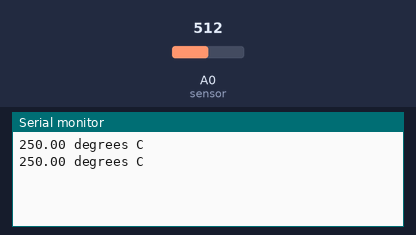
Bench run of a sketch on a simulated Arduino Uno, built with avr-gcc and run on an emulated ATmega328P. Shown: the last lines printed to the serial monitor. The test bench sets the inputs (shaded band); at power-on: A0 (sensor) = 512.

Above: at 5.8 s.
5.9 s: A0 (sensor) set to 716
At 10.5 s:
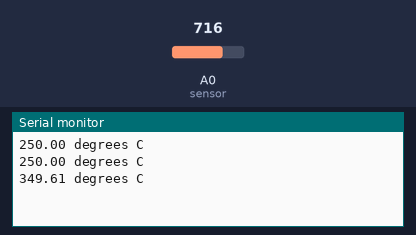
11.9 s: A0 (sensor) set to 900
At 15.6 s:
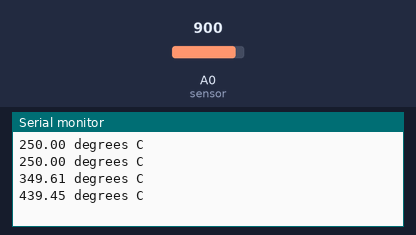
Timing chart, 0 to 17.1 s (numbered marks = the images above; inputs shaded):
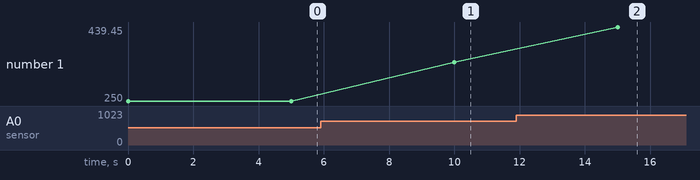

Measured:
- after the input at 5.9 s, the serial monitor: prints a new line after 4.1 s (image 1)
- after the input at 11.9 s, the serial monitor: prints a new line after 3.1 s (image 2)
- plotted number 1: 250 → 349.61 after the input at 5.9 s, 349.61 → 439.45 after the input at 11.9 s

The sketch:

lm35.ino
```cpp
/* vim: set ft=c : */


int sensor = 0;


void setup() {
    Serial.begin(9600);
}

void loop() {
    int reading = analogRead(sensor);
    float temperature_c = (5.0 * reading * 100.0) / 1024.0;

    Serial.print(temperature_c);
    Serial.println(" degrees C");

    delay(5000);
}
```
